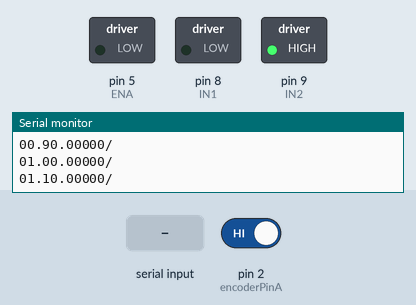
The sketch below on a simulated Arduino Uno, built with avr-gcc and run on an emulated ATmega328P. Parts: switched loads named in the sketch (green lamp = pin HIGH), the last lines printed to the serial monitor. The test bench sets the inputs (shaded band); at power-on: pin 2 (encoderPinA) HIGH.

Above: at 1.2 s.
1.3 s: "90,45\n" received over Serial
At 1.6 s:
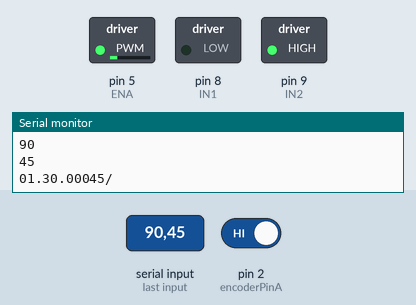
2.8 s: "30,150\n" received over Serial
At 4.0 s:
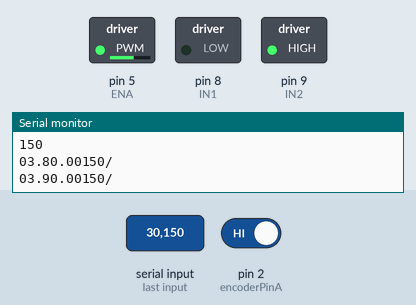
4.3 s: "200\n" received over Serial
At 5.1 s:
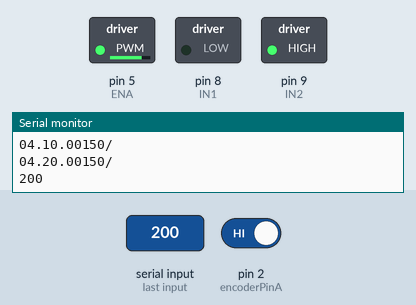
7.5 s: "90\n" received over Serial
At 8.7 s:
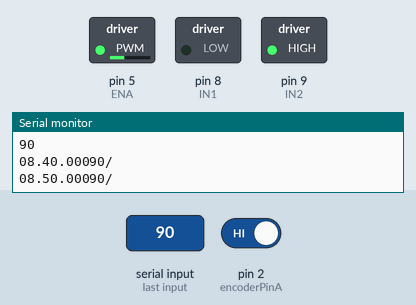
Timing chart, 0 to 10.0 s (numbered marks = the images above; inputs shaded):
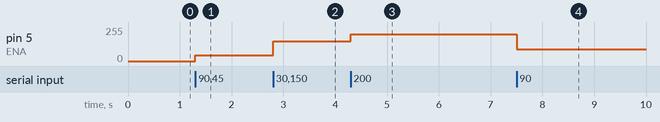

Measured:
- after the input at 1.3 s, pin 5 (ENA): 0/255 → 45/255 at once
- after the input at 2.8 s, pin 5 (ENA): 45/255 → 150/255 at once
- after the input at 4.3 s, pin 5 (ENA): 150/255 → 200/255 at once
- after the input at 7.5 s, pin 5 (ENA): 200/255 → 90/255 at once

The sketch:

Motor_Encoder.ino
```cpp
int IN1=8;
int IN2=9;
int ENA=5;
const int encoderPinA = 2;
const int encoderPinB = 3;

// Variables for tracking encoder state
volatile long encoderCount = 0;
volatile long lastEncoderCount = 0;
unsigned long lastUpdateTime = 0;
unsigned long lastUpdateSpeed = 0;
float dt = 100;
int changeSpeedTim = 100;
int sense = 1;
int pwm = 0;
int pwm_r = 0;
char buf[12];
int bufR[3];

// Variables for calculating speed
float speed = 0.0;

void setup()
{
  pinMode(IN1,OUTPUT);
  pinMode(IN2,OUTPUT);
  pinMode(ENA,OUTPUT);

  pinMode(encoderPinA, INPUT_PULLUP);
  pinMode(encoderPinB, INPUT_PULLUP);
  attachInterrupt(digitalPinToInterrupt(encoderPinA), updateEncoder, CHANGE);

  Serial.begin(115200);

  digitalWrite(IN1,LOW);// rotate forward
  digitalWrite(IN2,HIGH);
}
void loop()
{
// Commented section: to change the pwm signal over time
//  unsigned long currentTimSpeed = millis();
//  if(currentTimSpeed - lastUpdateSpeed >= changeSpeedTim){
//    analogWrite(ENA,pwm); //motor speed
////    Serial.print("New pwm: ");
////    Serial.println(pwm);
//    if(pwm >= 254 || pwm <= 70)
//      sense *= -1;
//    pwm+=sense;
//    lastUpdateSpeed = millis();
//  }
  if(Serial.available()){
    pwm_r = Serial.parseInt();
  }
  if(pwm_r != 0){
    pwm = pwm_r;
    Serial.println(pwm);
    analogWrite(ENA,pwm);

  }


  // Calculate speed every 1000 ms (1 second)
  unsigned long currentTime = millis();
  if (currentTime - lastUpdateTime >= dt) {
    noInterrupts(); // Disable interrupts to safely read encoderCount
    speed = (encoderCount - lastEncoderCount) / dt; // Calculate speed (counts per second)
    lastEncoderCount = encoderCount;
    lastUpdateTime = currentTime;
    interrupts(); // Re-enable interrupts

    buf[0] = (currentTime/10000)%10 + '0';
    buf[1] = (currentTime/1000)%10 + '0';
    buf[2] = '.';
    buf[3] = (currentTime/100)%10 + '0';
    buf[4] = (int)(speed) + '0';
    buf[5] = '.';
    buf[6] = ((int)(speed*10.0))%10 + '0';
    buf[7] = ((int)(speed*100.0))%10 + '0';
    buf[8] = (pwm/100) + '0';
    buf[9] = (pwm/10)%10 + '0';
    buf[10] = (pwm%10) + '0';
    buf[11] = '/';
    Serial.write(buf,12);
    Serial.println();
  }
}

void updateEncoder() {
  // This function is called when the encoder state changes
  if (digitalRead(encoderPinB) == digitalRead(encoderPinA))
    encoderCount++;
  else
    encoderCount--;
}
```
